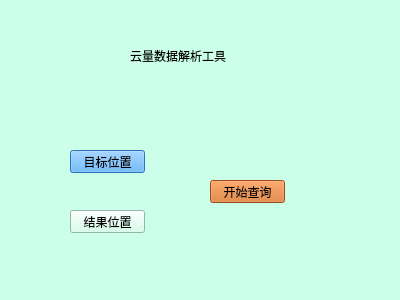
<?xml version="1.0" encoding="UTF-8"?>
<ui version="4.0">
 <class>Widget</class>
 <widget class="QWidget" name="Widget">
  <property name="geometry">
   <rect>
    <x>0</x>
    <y>0</y>
    <width>400</width>
    <height>300</height>
   </rect>
  </property>
  <property name="palette">
   <palette>
    <active>
     <colorrole role="WindowText">
      <brush brushstyle="SolidPattern">
       <color alpha="255">
        <red>0</red>
        <green>0</green>
        <blue>0</blue>
       </color>
      </brush>
     </colorrole>
     <colorrole role="Button">
      <brush brushstyle="SolidPattern">
       <color alpha="255">
        <red>203</red>
        <green>255</green>
        <blue>234</blue>
       </color>
      </brush>
     </colorrole>
     <colorrole role="Light">
      <brush brushstyle="SolidPattern">
       <color alpha="255">
        <red>255</red>
        <green>255</green>
        <blue>255</blue>
       </color>
      </brush>
     </colorrole>
     <colorrole role="Midlight">
      <brush brushstyle="SolidPattern">
       <color alpha="255">
        <red>229</red>
        <green>255</green>
        <blue>244</blue>
       </color>
      </brush>
     </colorrole>
     <colorrole role="Dark">
      <brush brushstyle="SolidPattern">
       <color alpha="255">
        <red>101</red>
        <green>127</green>
        <blue>117</blue>
       </color>
      </brush>
     </colorrole>
     <colorrole role="Mid">
      <brush brushstyle="SolidPattern">
       <color alpha="255">
        <red>135</red>
        <green>170</green>
        <blue>156</blue>
       </color>
      </brush>
     </colorrole>
     <colorrole role="Text">
      <brush brushstyle="SolidPattern">
       <color alpha="255">
        <red>0</red>
        <green>0</green>
        <blue>0</blue>
       </color>
      </brush>
     </colorrole>
     <colorrole role="BrightText">
      <brush brushstyle="SolidPattern">
       <color alpha="255">
        <red>255</red>
        <green>255</green>
        <blue>255</blue>
       </color>
      </brush>
     </colorrole>
     <colorrole role="ButtonText">
      <brush brushstyle="SolidPattern">
       <color alpha="255">
        <red>0</red>
        <green>0</green>
        <blue>0</blue>
       </color>
      </brush>
     </colorrole>
     <colorrole role="Base">
      <brush brushstyle="SolidPattern">
       <color alpha="255">
        <red>255</red>
        <green>255</green>
        <blue>255</blue>
       </color>
      </brush>
     </colorrole>
     <colorrole role="Window">
      <brush brushstyle="SolidPattern">
       <color alpha="255">
        <red>203</red>
        <green>255</green>
        <blue>234</blue>
       </color>
      </brush>
     </colorrole>
     <colorrole role="Shadow">
      <brush brushstyle="SolidPattern">
       <color alpha="255">
        <red>0</red>
        <green>0</green>
        <blue>0</blue>
       </color>
      </brush>
     </colorrole>
     <colorrole role="AlternateBase">
      <brush brushstyle="SolidPattern">
       <color alpha="255">
        <red>229</red>
        <green>255</green>
        <blue>244</blue>
       </color>
      </brush>
     </colorrole>
     <colorrole role="ToolTipBase">
      <brush brushstyle="SolidPattern">
       <color alpha="255">
        <red>255</red>
        <green>255</green>
        <blue>220</blue>
       </color>
      </brush>
     </colorrole>
     <colorrole role="ToolTipText">
      <brush brushstyle="SolidPattern">
       <color alpha="255">
        <red>0</red>
        <green>0</green>
        <blue>0</blue>
       </color>
      </brush>
     </colorrole>
    </active>
    <inactive>
     <colorrole role="WindowText">
      <brush brushstyle="SolidPattern">
       <color alpha="255">
        <red>0</red>
        <green>0</green>
        <blue>0</blue>
       </color>
      </brush>
     </colorrole>
     <colorrole role="Button">
      <brush brushstyle="SolidPattern">
       <color alpha="255">
        <red>203</red>
        <green>255</green>
        <blue>234</blue>
       </color>
      </brush>
     </colorrole>
     <colorrole role="Light">
      <brush brushstyle="SolidPattern">
       <color alpha="255">
        <red>255</red>
        <green>255</green>
        <blue>255</blue>
       </color>
      </brush>
     </colorrole>
     <colorrole role="Midlight">
      <brush brushstyle="SolidPattern">
       <color alpha="255">
        <red>229</red>
        <green>255</green>
        <blue>244</blue>
       </color>
      </brush>
     </colorrole>
     <colorrole role="Dark">
      <brush brushstyle="SolidPattern">
       <color alpha="255">
        <red>101</red>
        <green>127</green>
        <blue>117</blue>
       </color>
      </brush>
     </colorrole>
     <colorrole role="Mid">
      <brush brushstyle="SolidPattern">
       <color alpha="255">
        <red>135</red>
        <green>170</green>
        <blue>156</blue>
       </color>
      </brush>
     </colorrole>
     <colorrole role="Text">
      <brush brushstyle="SolidPattern">
       <color alpha="255">
        <red>0</red>
        <green>0</green>
        <blue>0</blue>
       </color>
      </brush>
     </colorrole>
     <colorrole role="BrightText">
      <brush brushstyle="SolidPattern">
       <color alpha="255">
        <red>255</red>
        <green>255</green>
        <blue>255</blue>
       </color>
      </brush>
     </colorrole>
     <colorrole role="ButtonText">
      <brush brushstyle="SolidPattern">
       <color alpha="255">
        <red>0</red>
        <green>0</green>
        <blue>0</blue>
       </color>
      </brush>
     </colorrole>
     <colorrole role="Base">
      <brush brushstyle="SolidPattern">
       <color alpha="255">
        <red>255</red>
        <green>255</green>
        <blue>255</blue>
       </color>
      </brush>
     </colorrole>
     <colorrole role="Window">
      <brush brushstyle="SolidPattern">
       <color alpha="255">
        <red>203</red>
        <green>255</green>
        <blue>234</blue>
       </color>
      </brush>
     </colorrole>
     <colorrole role="Shadow">
      <brush brushstyle="SolidPattern">
       <color alpha="255">
        <red>0</red>
        <green>0</green>
        <blue>0</blue>
       </color>
      </brush>
     </colorrole>
     <colorrole role="AlternateBase">
      <brush brushstyle="SolidPattern">
       <color alpha="255">
        <red>229</red>
        <green>255</green>
        <blue>244</blue>
       </color>
      </brush>
     </colorrole>
     <colorrole role="ToolTipBase">
      <brush brushstyle="SolidPattern">
       <color alpha="255">
        <red>255</red>
        <green>255</green>
        <blue>220</blue>
       </color>
      </brush>
     </colorrole>
     <colorrole role="ToolTipText">
      <brush brushstyle="SolidPattern">
       <color alpha="255">
        <red>0</red>
        <green>0</green>
        <blue>0</blue>
       </color>
      </brush>
     </colorrole>
    </inactive>
    <disabled>
     <colorrole role="WindowText">
      <brush brushstyle="SolidPattern">
       <color alpha="255">
        <red>101</red>
        <green>127</green>
        <blue>117</blue>
       </color>
      </brush>
     </colorrole>
     <colorrole role="Button">
      <brush brushstyle="SolidPattern">
       <color alpha="255">
        <red>203</red>
        <green>255</green>
        <blue>234</blue>
       </color>
      </brush>
     </colorrole>
     <colorrole role="Light">
      <brush brushstyle="SolidPattern">
       <color alpha="255">
        <red>255</red>
        <green>255</green>
        <blue>255</blue>
       </color>
      </brush>
     </colorrole>
     <colorrole role="Midlight">
      <brush brushstyle="SolidPattern">
       <color alpha="255">
        <red>229</red>
        <green>255</green>
        <blue>244</blue>
       </color>
      </brush>
     </colorrole>
     <colorrole role="Dark">
      <brush brushstyle="SolidPattern">
       <color alpha="255">
        <red>101</red>
        <green>127</green>
        <blue>117</blue>
       </color>
      </brush>
     </colorrole>
     <colorrole role="Mid">
      <brush brushstyle="SolidPattern">
       <color alpha="255">
        <red>135</red>
        <green>170</green>
        <blue>156</blue>
       </color>
      </brush>
     </colorrole>
     <colorrole role="Text">
      <brush brushstyle="SolidPattern">
       <color alpha="255">
        <red>101</red>
        <green>127</green>
        <blue>117</blue>
       </color>
      </brush>
     </colorrole>
     <colorrole role="BrightText">
      <brush brushstyle="SolidPattern">
       <color alpha="255">
        <red>255</red>
        <green>255</green>
        <blue>255</blue>
       </color>
      </brush>
     </colorrole>
     <colorrole role="ButtonText">
      <brush brushstyle="SolidPattern">
       <color alpha="255">
        <red>101</red>
        <green>127</green>
        <blue>117</blue>
       </color>
      </brush>
     </colorrole>
     <colorrole role="Base">
      <brush brushstyle="SolidPattern">
       <color alpha="255">
        <red>203</red>
        <green>255</green>
        <blue>234</blue>
       </color>
      </brush>
     </colorrole>
     <colorrole role="Window">
      <brush brushstyle="SolidPattern">
       <color alpha="255">
        <red>203</red>
        <green>255</green>
        <blue>234</blue>
       </color>
      </brush>
     </colorrole>
     <colorrole role="Shadow">
      <brush brushstyle="SolidPattern">
       <color alpha="255">
        <red>0</red>
        <green>0</green>
        <blue>0</blue>
       </color>
      </brush>
     </colorrole>
     <colorrole role="AlternateBase">
      <brush brushstyle="SolidPattern">
       <color alpha="255">
        <red>203</red>
        <green>255</green>
        <blue>234</blue>
       </color>
      </brush>
     </colorrole>
     <colorrole role="ToolTipBase">
      <brush brushstyle="SolidPattern">
       <color alpha="255">
        <red>255</red>
        <green>255</green>
        <blue>220</blue>
       </color>
      </brush>
     </colorrole>
     <colorrole role="ToolTipText">
      <brush brushstyle="SolidPattern">
       <color alpha="255">
        <red>0</red>
        <green>0</green>
        <blue>0</blue>
       </color>
      </brush>
     </colorrole>
    </disabled>
   </palette>
  </property>
  <property name="font">
   <font>
    <family>宋体</family>
   </font>
  </property>
  <property name="focusPolicy">
   <enum>Qt::NoFocus</enum>
  </property>
  <property name="contextMenuPolicy">
   <enum>Qt::NoContextMenu</enum>
  </property>
  <property name="windowTitle">
   <string>Widget</string>
  </property>
  <widget class="QPushButton" name="targetLocate_btn">
   <property name="geometry">
    <rect>
     <x>70</x>
     <y>150</y>
     <width>75</width>
     <height>23</height>
    </rect>
   </property>
   <property name="palette">
    <palette>
     <active>
      <colorrole role="WindowText">
       <brush brushstyle="SolidPattern">
        <color alpha="255">
         <red>0</red>
         <green>0</green>
         <blue>0</blue>
        </color>
       </brush>
      </colorrole>
      <colorrole role="Button">
       <brush brushstyle="SolidPattern">
        <color alpha="255">
         <red>62</red>
         <green>162</green>
         <blue>255</blue>
        </color>
       </brush>
      </colorrole>
      <colorrole role="Light">
       <brush brushstyle="SolidPattern">
        <color alpha="255">
         <red>190</red>
         <green>224</green>
         <blue>255</blue>
        </color>
       </brush>
      </colorrole>
      <colorrole role="Midlight">
       <brush brushstyle="SolidPattern">
        <color alpha="255">
         <red>126</red>
         <green>193</green>
         <blue>255</blue>
        </color>
       </brush>
      </colorrole>
      <colorrole role="Dark">
       <brush brushstyle="SolidPattern">
        <color alpha="255">
         <red>31</red>
         <green>81</green>
         <blue>127</blue>
        </color>
       </brush>
      </colorrole>
      <colorrole role="Mid">
       <brush brushstyle="SolidPattern">
        <color alpha="255">
         <red>41</red>
         <green>108</green>
         <blue>170</blue>
        </color>
       </brush>
      </colorrole>
      <colorrole role="Text">
       <brush brushstyle="SolidPattern">
        <color alpha="255">
         <red>170</red>
         <green>0</green>
         <blue>0</blue>
        </color>
       </brush>
      </colorrole>
      <colorrole role="BrightText">
       <brush brushstyle="SolidPattern">
        <color alpha="255">
         <red>255</red>
         <green>255</green>
         <blue>255</blue>
        </color>
       </brush>
      </colorrole>
      <colorrole role="ButtonText">
       <brush brushstyle="SolidPattern">
        <color alpha="255">
         <red>0</red>
         <green>0</green>
         <blue>0</blue>
        </color>
       </brush>
      </colorrole>
      <colorrole role="Base">
       <brush brushstyle="SolidPattern">
        <color alpha="255">
         <red>255</red>
         <green>255</green>
         <blue>255</blue>
        </color>
       </brush>
      </colorrole>
      <colorrole role="Window">
       <brush brushstyle="SolidPattern">
        <color alpha="255">
         <red>62</red>
         <green>162</green>
         <blue>255</blue>
        </color>
       </brush>
      </colorrole>
      <colorrole role="Shadow">
       <brush brushstyle="SolidPattern">
        <color alpha="255">
         <red>0</red>
         <green>0</green>
         <blue>0</blue>
        </color>
       </brush>
      </colorrole>
      <colorrole role="AlternateBase">
       <brush brushstyle="SolidPattern">
        <color alpha="255">
         <red>158</red>
         <green>208</green>
         <blue>255</blue>
        </color>
       </brush>
      </colorrole>
      <colorrole role="ToolTipBase">
       <brush brushstyle="SolidPattern">
        <color alpha="255">
         <red>255</red>
         <green>255</green>
         <blue>220</blue>
        </color>
       </brush>
      </colorrole>
      <colorrole role="ToolTipText">
       <brush brushstyle="SolidPattern">
        <color alpha="255">
         <red>0</red>
         <green>0</green>
         <blue>0</blue>
        </color>
       </brush>
      </colorrole>
     </active>
     <inactive>
      <colorrole role="WindowText">
       <brush brushstyle="SolidPattern">
        <color alpha="255">
         <red>0</red>
         <green>0</green>
         <blue>0</blue>
        </color>
       </brush>
      </colorrole>
      <colorrole role="Button">
       <brush brushstyle="SolidPattern">
        <color alpha="255">
         <red>62</red>
         <green>162</green>
         <blue>255</blue>
        </color>
       </brush>
      </colorrole>
      <colorrole role="Light">
       <brush brushstyle="SolidPattern">
        <color alpha="255">
         <red>190</red>
         <green>224</green>
         <blue>255</blue>
        </color>
       </brush>
      </colorrole>
      <colorrole role="Midlight">
       <brush brushstyle="SolidPattern">
        <color alpha="255">
         <red>126</red>
         <green>193</green>
         <blue>255</blue>
        </color>
       </brush>
      </colorrole>
      <colorrole role="Dark">
       <brush brushstyle="SolidPattern">
        <color alpha="255">
         <red>31</red>
         <green>81</green>
         <blue>127</blue>
        </color>
       </brush>
      </colorrole>
      <colorrole role="Mid">
       <brush brushstyle="SolidPattern">
        <color alpha="255">
         <red>41</red>
         <green>108</green>
         <blue>170</blue>
        </color>
       </brush>
      </colorrole>
      <colorrole role="Text">
       <brush brushstyle="SolidPattern">
        <color alpha="255">
         <red>170</red>
         <green>0</green>
         <blue>0</blue>
        </color>
       </brush>
      </colorrole>
      <colorrole role="BrightText">
       <brush brushstyle="SolidPattern">
        <color alpha="255">
         <red>255</red>
         <green>255</green>
         <blue>255</blue>
        </color>
       </brush>
      </colorrole>
      <colorrole role="ButtonText">
       <brush brushstyle="SolidPattern">
        <color alpha="255">
         <red>0</red>
         <green>0</green>
         <blue>0</blue>
        </color>
       </brush>
      </colorrole>
      <colorrole role="Base">
       <brush brushstyle="SolidPattern">
        <color alpha="255">
         <red>255</red>
         <green>255</green>
         <blue>255</blue>
        </color>
       </brush>
      </colorrole>
      <colorrole role="Window">
       <brush brushstyle="SolidPattern">
        <color alpha="255">
         <red>62</red>
         <green>162</green>
         <blue>255</blue>
        </color>
       </brush>
      </colorrole>
      <colorrole role="Shadow">
       <brush brushstyle="SolidPattern">
        <color alpha="255">
         <red>0</red>
         <green>0</green>
         <blue>0</blue>
        </color>
       </brush>
      </colorrole>
      <colorrole role="AlternateBase">
       <brush brushstyle="SolidPattern">
        <color alpha="255">
         <red>158</red>
         <green>208</green>
         <blue>255</blue>
        </color>
       </brush>
      </colorrole>
      <colorrole role="ToolTipBase">
       <brush brushstyle="SolidPattern">
        <color alpha="255">
         <red>255</red>
         <green>255</green>
         <blue>220</blue>
        </color>
       </brush>
      </colorrole>
      <colorrole role="ToolTipText">
       <brush brushstyle="SolidPattern">
        <color alpha="255">
         <red>0</red>
         <green>0</green>
         <blue>0</blue>
        </color>
       </brush>
      </colorrole>
     </inactive>
     <disabled>
      <colorrole role="WindowText">
       <brush brushstyle="SolidPattern">
        <color alpha="255">
         <red>31</red>
         <green>81</green>
         <blue>127</blue>
        </color>
       </brush>
      </colorrole>
      <colorrole role="Button">
       <brush brushstyle="SolidPattern">
        <color alpha="255">
         <red>62</red>
         <green>162</green>
         <blue>255</blue>
        </color>
       </brush>
      </colorrole>
      <colorrole role="Light">
       <brush brushstyle="SolidPattern">
        <color alpha="255">
         <red>190</red>
         <green>224</green>
         <blue>255</blue>
        </color>
       </brush>
      </colorrole>
      <colorrole role="Midlight">
       <brush brushstyle="SolidPattern">
        <color alpha="255">
         <red>126</red>
         <green>193</green>
         <blue>255</blue>
        </color>
       </brush>
      </colorrole>
      <colorrole role="Dark">
       <brush brushstyle="SolidPattern">
        <color alpha="255">
         <red>31</red>
         <green>81</green>
         <blue>127</blue>
        </color>
       </brush>
      </colorrole>
      <colorrole role="Mid">
       <brush brushstyle="SolidPattern">
        <color alpha="255">
         <red>41</red>
         <green>108</green>
         <blue>170</blue>
        </color>
       </brush>
      </colorrole>
      <colorrole role="Text">
       <brush brushstyle="SolidPattern">
        <color alpha="255">
         <red>31</red>
         <green>81</green>
         <blue>127</blue>
        </color>
       </brush>
      </colorrole>
      <colorrole role="BrightText">
       <brush brushstyle="SolidPattern">
        <color alpha="255">
         <red>255</red>
         <green>255</green>
         <blue>255</blue>
        </color>
       </brush>
      </colorrole>
      <colorrole role="ButtonText">
       <brush brushstyle="SolidPattern">
        <color alpha="255">
         <red>31</red>
         <green>81</green>
         <blue>127</blue>
        </color>
       </brush>
      </colorrole>
      <colorrole role="Base">
       <brush brushstyle="SolidPattern">
        <color alpha="255">
         <red>62</red>
         <green>162</green>
         <blue>255</blue>
        </color>
       </brush>
      </colorrole>
      <colorrole role="Window">
       <brush brushstyle="SolidPattern">
        <color alpha="255">
         <red>62</red>
         <green>162</green>
         <blue>255</blue>
        </color>
       </brush>
      </colorrole>
      <colorrole role="Shadow">
       <brush brushstyle="SolidPattern">
        <color alpha="255">
         <red>0</red>
         <green>0</green>
         <blue>0</blue>
        </color>
       </brush>
      </colorrole>
      <colorrole role="AlternateBase">
       <brush brushstyle="SolidPattern">
        <color alpha="255">
         <red>62</red>
         <green>162</green>
         <blue>255</blue>
        </color>
       </brush>
      </colorrole>
      <colorrole role="ToolTipBase">
       <brush brushstyle="SolidPattern">
        <color alpha="255">
         <red>255</red>
         <green>255</green>
         <blue>220</blue>
        </color>
       </brush>
      </colorrole>
      <colorrole role="ToolTipText">
       <brush brushstyle="SolidPattern">
        <color alpha="255">
         <red>0</red>
         <green>0</green>
         <blue>0</blue>
        </color>
       </brush>
      </colorrole>
     </disabled>
    </palette>
   </property>
   <property name="text">
    <string>目标位置</string>
   </property>
  </widget>
  <widget class="QPushButton" name="setLocate_btn">
   <property name="geometry">
    <rect>
     <x>70</x>
     <y>210</y>
     <width>75</width>
     <height>23</height>
    </rect>
   </property>
   <property name="text">
    <string>结果位置</string>
   </property>
  </widget>
  <widget class="QPushButton" name="requiry_btn">
   <property name="geometry">
    <rect>
     <x>210</x>
     <y>180</y>
     <width>75</width>
     <height>23</height>
    </rect>
   </property>
   <property name="palette">
    <palette>
     <active>
      <colorrole role="WindowText">
       <brush brushstyle="SolidPattern">
        <color alpha="255">
         <red>0</red>
         <green>0</green>
         <blue>0</blue>
        </color>
       </brush>
      </colorrole>
      <colorrole role="Button">
       <brush brushstyle="SolidPattern">
        <color alpha="255">
         <red>216</red>
         <green>109</green>
         <blue>32</blue>
        </color>
       </brush>
      </colorrole>
      <colorrole role="Light">
       <brush brushstyle="SolidPattern">
        <color alpha="255">
         <red>255</red>
         <green>169</green>
         <blue>107</blue>
        </color>
       </brush>
      </colorrole>
      <colorrole role="Midlight">
       <brush brushstyle="SolidPattern">
        <color alpha="255">
         <red>235</red>
         <green>139</green>
         <blue>69</blue>
        </color>
       </brush>
      </colorrole>
      <colorrole role="Dark">
       <brush brushstyle="SolidPattern">
        <color alpha="255">
         <red>108</red>
         <green>54</green>
         <blue>16</blue>
        </color>
       </brush>
      </colorrole>
      <colorrole role="Mid">
       <brush brushstyle="SolidPattern">
        <color alpha="255">
         <red>144</red>
         <green>72</green>
         <blue>21</blue>
        </color>
       </brush>
      </colorrole>
      <colorrole role="Text">
       <brush brushstyle="SolidPattern">
        <color alpha="255">
         <red>0</red>
         <green>0</green>
         <blue>0</blue>
        </color>
       </brush>
      </colorrole>
      <colorrole role="BrightText">
       <brush brushstyle="SolidPattern">
        <color alpha="255">
         <red>255</red>
         <green>255</green>
         <blue>255</blue>
        </color>
       </brush>
      </colorrole>
      <colorrole role="ButtonText">
       <brush brushstyle="SolidPattern">
        <color alpha="255">
         <red>0</red>
         <green>0</green>
         <blue>0</blue>
        </color>
       </brush>
      </colorrole>
      <colorrole role="Base">
       <brush brushstyle="SolidPattern">
        <color alpha="255">
         <red>255</red>
         <green>255</green>
         <blue>255</blue>
        </color>
       </brush>
      </colorrole>
      <colorrole role="Window">
       <brush brushstyle="SolidPattern">
        <color alpha="255">
         <red>216</red>
         <green>109</green>
         <blue>32</blue>
        </color>
       </brush>
      </colorrole>
      <colorrole role="Shadow">
       <brush brushstyle="SolidPattern">
        <color alpha="255">
         <red>0</red>
         <green>0</green>
         <blue>0</blue>
        </color>
       </brush>
      </colorrole>
      <colorrole role="AlternateBase">
       <brush brushstyle="SolidPattern">
        <color alpha="255">
         <red>235</red>
         <green>182</green>
         <blue>143</blue>
        </color>
       </brush>
      </colorrole>
      <colorrole role="ToolTipBase">
       <brush brushstyle="SolidPattern">
        <color alpha="255">
         <red>255</red>
         <green>255</green>
         <blue>220</blue>
        </color>
       </brush>
      </colorrole>
      <colorrole role="ToolTipText">
       <brush brushstyle="SolidPattern">
        <color alpha="255">
         <red>0</red>
         <green>0</green>
         <blue>0</blue>
        </color>
       </brush>
      </colorrole>
     </active>
     <inactive>
      <colorrole role="WindowText">
       <brush brushstyle="SolidPattern">
        <color alpha="255">
         <red>0</red>
         <green>0</green>
         <blue>0</blue>
        </color>
       </brush>
      </colorrole>
      <colorrole role="Button">
       <brush brushstyle="SolidPattern">
        <color alpha="255">
         <red>216</red>
         <green>109</green>
         <blue>32</blue>
        </color>
       </brush>
      </colorrole>
      <colorrole role="Light">
       <brush brushstyle="SolidPattern">
        <color alpha="255">
         <red>255</red>
         <green>169</green>
         <blue>107</blue>
        </color>
       </brush>
      </colorrole>
      <colorrole role="Midlight">
       <brush brushstyle="SolidPattern">
        <color alpha="255">
         <red>235</red>
         <green>139</green>
         <blue>69</blue>
        </color>
       </brush>
      </colorrole>
      <colorrole role="Dark">
       <brush brushstyle="SolidPattern">
        <color alpha="255">
         <red>108</red>
         <green>54</green>
         <blue>16</blue>
        </color>
       </brush>
      </colorrole>
      <colorrole role="Mid">
       <brush brushstyle="SolidPattern">
        <color alpha="255">
         <red>144</red>
         <green>72</green>
         <blue>21</blue>
        </color>
       </brush>
      </colorrole>
      <colorrole role="Text">
       <brush brushstyle="SolidPattern">
        <color alpha="255">
         <red>0</red>
         <green>0</green>
         <blue>0</blue>
        </color>
       </brush>
      </colorrole>
      <colorrole role="BrightText">
       <brush brushstyle="SolidPattern">
        <color alpha="255">
         <red>255</red>
         <green>255</green>
         <blue>255</blue>
        </color>
       </brush>
      </colorrole>
      <colorrole role="ButtonText">
       <brush brushstyle="SolidPattern">
        <color alpha="255">
         <red>0</red>
         <green>0</green>
         <blue>0</blue>
        </color>
       </brush>
      </colorrole>
      <colorrole role="Base">
       <brush brushstyle="SolidPattern">
        <color alpha="255">
         <red>255</red>
         <green>255</green>
         <blue>255</blue>
        </color>
       </brush>
      </colorrole>
      <colorrole role="Window">
       <brush brushstyle="SolidPattern">
        <color alpha="255">
         <red>216</red>
         <green>109</green>
         <blue>32</blue>
        </color>
       </brush>
      </colorrole>
      <colorrole role="Shadow">
       <brush brushstyle="SolidPattern">
        <color alpha="255">
         <red>0</red>
         <green>0</green>
         <blue>0</blue>
        </color>
       </brush>
      </colorrole>
      <colorrole role="AlternateBase">
       <brush brushstyle="SolidPattern">
        <color alpha="255">
         <red>235</red>
         <green>182</green>
         <blue>143</blue>
        </color>
       </brush>
      </colorrole>
      <colorrole role="ToolTipBase">
       <brush brushstyle="SolidPattern">
        <color alpha="255">
         <red>255</red>
         <green>255</green>
         <blue>220</blue>
        </color>
       </brush>
      </colorrole>
      <colorrole role="ToolTipText">
       <brush brushstyle="SolidPattern">
        <color alpha="255">
         <red>0</red>
         <green>0</green>
         <blue>0</blue>
        </color>
       </brush>
      </colorrole>
     </inactive>
     <disabled>
      <colorrole role="WindowText">
       <brush brushstyle="SolidPattern">
        <color alpha="255">
         <red>108</red>
         <green>54</green>
         <blue>16</blue>
        </color>
       </brush>
      </colorrole>
      <colorrole role="Button">
       <brush brushstyle="SolidPattern">
        <color alpha="255">
         <red>216</red>
         <green>109</green>
         <blue>32</blue>
        </color>
       </brush>
      </colorrole>
      <colorrole role="Light">
       <brush brushstyle="SolidPattern">
        <color alpha="255">
         <red>255</red>
         <green>169</green>
         <blue>107</blue>
        </color>
       </brush>
      </colorrole>
      <colorrole role="Midlight">
       <brush brushstyle="SolidPattern">
        <color alpha="255">
         <red>235</red>
         <green>139</green>
         <blue>69</blue>
        </color>
       </brush>
      </colorrole>
      <colorrole role="Dark">
       <brush brushstyle="SolidPattern">
        <color alpha="255">
         <red>108</red>
         <green>54</green>
         <blue>16</blue>
        </color>
       </brush>
      </colorrole>
      <colorrole role="Mid">
       <brush brushstyle="SolidPattern">
        <color alpha="255">
         <red>144</red>
         <green>72</green>
         <blue>21</blue>
        </color>
       </brush>
      </colorrole>
      <colorrole role="Text">
       <brush brushstyle="SolidPattern">
        <color alpha="255">
         <red>108</red>
         <green>54</green>
         <blue>16</blue>
        </color>
       </brush>
      </colorrole>
      <colorrole role="BrightText">
       <brush brushstyle="SolidPattern">
        <color alpha="255">
         <red>255</red>
         <green>255</green>
         <blue>255</blue>
        </color>
       </brush>
      </colorrole>
      <colorrole role="ButtonText">
       <brush brushstyle="SolidPattern">
        <color alpha="255">
         <red>108</red>
         <green>54</green>
         <blue>16</blue>
        </color>
       </brush>
      </colorrole>
      <colorrole role="Base">
       <brush brushstyle="SolidPattern">
        <color alpha="255">
         <red>216</red>
         <green>109</green>
         <blue>32</blue>
        </color>
       </brush>
      </colorrole>
      <colorrole role="Window">
       <brush brushstyle="SolidPattern">
        <color alpha="255">
         <red>216</red>
         <green>109</green>
         <blue>32</blue>
        </color>
       </brush>
      </colorrole>
      <colorrole role="Shadow">
       <brush brushstyle="SolidPattern">
        <color alpha="255">
         <red>0</red>
         <green>0</green>
         <blue>0</blue>
        </color>
       </brush>
      </colorrole>
      <colorrole role="AlternateBase">
       <brush brushstyle="SolidPattern">
        <color alpha="255">
         <red>216</red>
         <green>109</green>
         <blue>32</blue>
        </color>
       </brush>
      </colorrole>
      <colorrole role="ToolTipBase">
       <brush brushstyle="SolidPattern">
        <color alpha="255">
         <red>255</red>
         <green>255</green>
         <blue>220</blue>
        </color>
       </brush>
      </colorrole>
      <colorrole role="ToolTipText">
       <brush brushstyle="SolidPattern">
        <color alpha="255">
         <red>0</red>
         <green>0</green>
         <blue>0</blue>
        </color>
       </brush>
      </colorrole>
     </disabled>
    </palette>
   </property>
   <property name="text">
    <string>开始查询</string>
   </property>
  </widget>
  <widget class="QLabel" name="label">
   <property name="geometry">
    <rect>
     <x>130</x>
     <y>40</y>
     <width>101</width>
     <height>31</height>
    </rect>
   </property>
   <property name="text">
    <string>云量数据解析工具</string>
   </property>
  </widget>
 </widget>
 <layoutdefault spacing="6" margin="11"/>
 <resources/>
 <connections/>
</ui>
